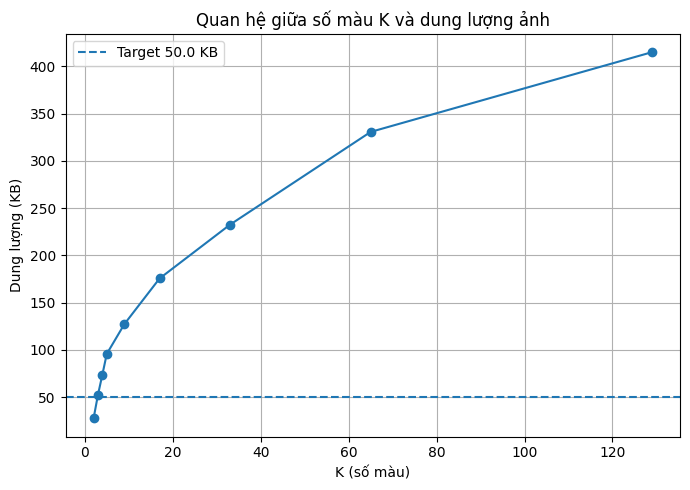
#> input picture quanheKvsdungluong.png, 690 x 490 px
$ python main.py --input quanheKvsdungluong.png --output out.png --target_kb 1.0
#> lines starting #> are read from the running program, lines starting #| are printed output that depends on the picture

import argparse
import os
import tempfile
import numpy as np
from PIL import Image
from sklearn.cluster import KMeans


# ==========================
# 1. ĐỌC ẢNH
# ==========================

def read_image_as_array(path: str) -> np.ndarray:
#> called with path = 'quanheKvsdungluong.png'
    if not os.path.exists(path):
        raise FileNotFoundError(f"File không tồn tại: {path}")

    try:
        img = Image.open(path)
#> img is the input picture: PIL image 690x490 RGBA; mean R, G, B, A 247, 247.8, 248.3, 255
        if img.mode != "RGB":
            img = img.convert("RGB")
#> img: PIL image 690x490 RGB
        return np.array(img)
    except Exception as e:
        raise ValueError(f"Không thể đọc ảnh: {e}")


# ==========================
# 2. K-MEANS QUANTIZATION
# ==========================

def quantize_image_kmeans(image_array: np.ndarray, k: int) -> np.ndarray:
    h, w, c = image_array.shape
    pixels = image_array.reshape(-1, 3)

    kmeans = KMeans(n_clusters=k, random_state=42, n_init="auto")
    kmeans.fit(pixels)

    palette = kmeans.cluster_centers_.astype(np.uint8)
    labels = kmeans.labels_

    quantized_pixels = palette[labels]
    return quantized_pixels.reshape(h, w, c)


# ==========================
# 3. LƯU PNG-8 (INDEXED)
# ==========================

def save_indexed_png_from_array(image_array: np.ndarray, path: str, k: int) -> None:
    img_pil = Image.fromarray(image_array.astype(np.uint8))
    img_pil = img_pil.convert("P", palette=Image.Palette.ADAPTIVE, colors=k)
    img_pil.save(path, optimize=True)


def get_file_size_kb(path: str) -> float:
    return os.path.getsize(path) / 1024.0


# ==========================
# 4. TÌM K TỐI ƯU (BINARY SEARCH)
# ==========================

def find_optimal_k(image_array, target_kb, min_k=2, max_k=256, max_iter=20):
#> called with target_kb = 1, min_k = 2, max_k = 256, max_iter = 20
    best_k = min_k
    best_diff = float("inf")
    best_size = float("inf")

    lo, hi = min_k, max_k

    with tempfile.TemporaryDirectory() as tmpdir:
        iteration = 0

        while hi - lo > 2 and iteration < max_iter:
            iteration += 1
            mid_k = (lo + hi) // 2

            quantized = quantize_image_kmeans(image_array, mid_k)
            temp_path = os.path.join(tmpdir, f"temp_{mid_k}.png")
            save_indexed_png_from_array(quantized, temp_path, mid_k)
            size_kb = get_file_size_kb(temp_path)
            diff = abs(size_kb - target_kb)

            if diff < best_diff:
                best_diff = diff
                best_k = mid_k
                best_size = size_kb

            if size_kb > target_kb:
                hi = mid_k - 1
            else:
                lo = mid_k + 1
#> after the loop, best_diff = 3.99; best_k = 5; best_size = 4.99; iteration = 6

        for k in range(lo, hi + 1):
            quantized = quantize_image_kmeans(image_array, k)
            temp_path = os.path.join(tmpdir, f"temp_{k}.png")
            save_indexed_png_from_array(quantized, temp_path, k)
            size_kb = get_file_size_kb(temp_path)
            diff = abs(size_kb - target_kb)

            if diff < best_diff:
                best_diff = diff
                best_k = k
                best_size = size_kb
#> this loop made 3 passes
#> (size_kb, diff, best_diff, best_size) on pass 1: (2.73, 1.73, 1.73, 2.73)
#> (size_kb, diff) on passes 2 to 3: (3.68, 2.68), (4.21, 3.21)
#> pass 1, in find_optimal_k, `quantized = quantize_image_kmeans(image_array, k)`:
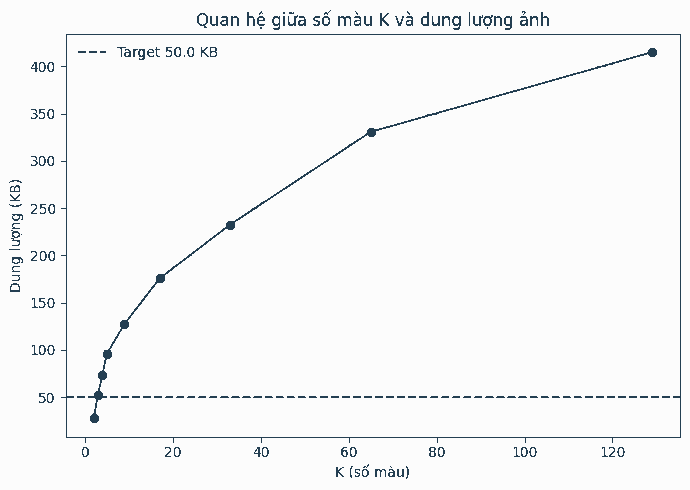
#> quantized: shape (490, 690, 3); mean R, G, B 246.7, 247.3, 247.8
#> after the loop, best_diff = 1.73; best_k = 2; best_size = 2.73

    return best_k, best_size


# ==========================
# 5. MAIN FUNCTION
# ==========================

def main():
    parser = argparse.ArgumentParser(description="Nén ảnh bằng Color Quantization K-means (không visualization).")
    parser.add_argument("--input", required=True, help="Đường dẫn ảnh đầu vào")
    parser.add_argument("--output", required=True, help="Đường dẫn ảnh đầu ra")
    parser.add_argument("--target_kb", type=float, required=True, help="Dung lượng mục tiêu (KB)")

    args = parser.parse_args()

    print(f"📂 Đang đọc ảnh: {args.input}")
    img_array = read_image_as_array(args.input)

    # Tính dung lượng ảnh gốc
    with tempfile.NamedTemporaryFile(suffix=".png", delete=False) as tmp:
        Image.fromarray(img_array).save(tmp.name)
        original_size_kb = get_file_size_kb(tmp.name)
    os.unlink(tmp.name)

    print(f"📊 Dung lượng ảnh gốc: {original_size_kb:.2f} KB")
    print(f"🎯 Target: {args.target_kb:.2f} KB")

    # Tìm K tối ưu
    optimal_k, estimated_size = find_optimal_k(img_array, args.target_kb)
#> optimal_k = 2; estimated_size = 2.73
    print(f"✅ K tối ưu tìm được: {optimal_k} (ước lượng size {estimated_size:.2f} KB)")
#| ✅ K tối ưu tìm được: 2 (ước lượng size 2.73 KB)

    # Quantize ảnh với K tối ưu
    final_img = quantize_image_kmeans(img_array, optimal_k)

    # Lưu PNG-8 output
    save_indexed_png_from_array(final_img, args.output, optimal_k)
    final_size = get_file_size_kb(args.output)

    print("📦 Xuất ảnh thành công!")
    print(f"📁 File đầu ra: {args.output}")
    print(f"📉 Dung lượng sau nén: {final_size:.2f} KB")
    print(f"⚖️ Tỷ lệ nén: {(1 - final_size / original_size_kb) * 100:.1f}%")


if __name__ == "__main__":
    main()

$ run again, on sosanhvoiKkhacnhau.png
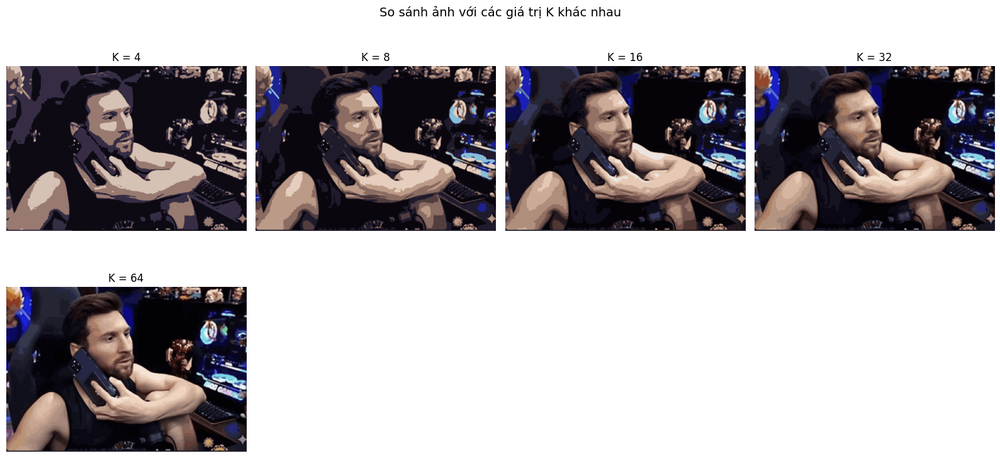
#> input picture sosanhvoiKkhacnhau.png, 1000 x 458 px, shrunk from 1589 x 728 before the run
#> in read_image_as_array, img is the input picture: PIL image 1000x458 RGBA; mean R, G, B, A 173, 168.5, 171.3, 255
#> img: PIL image 1000x458 RGB
#> after the loop in find_optimal_k, `while hi - lo > 2 and iteration < max_iter:`: best_diff = 19.54; best_k = 5; best_size = 20.54; iteration = 6
#> the loop in find_optimal_k, `for k in range(lo, hi + 1):` made 3 passes
#> (size_kb, diff, best_diff, best_size) on pass 1: (6.75, 5.75, 5.75, 6.75)
#> pass 1, in find_optimal_k, `quantized = quantize_image_kmeans(image_array, k)`:
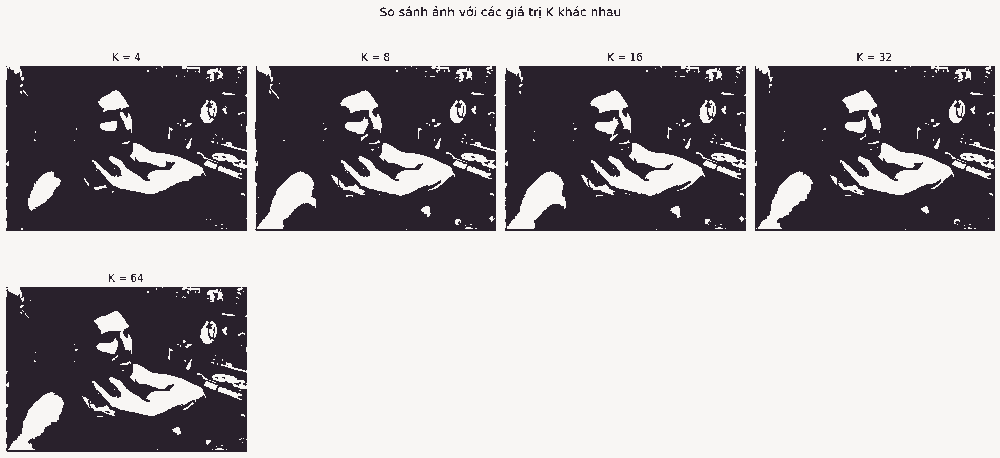
#> quantized: shape (458, 1000, 3); mean R, G, B 172.1, 167.9, 170.7
#> pass 3, in find_optimal_k, `quantized = quantize_image_kmeans(image_array, k)`:
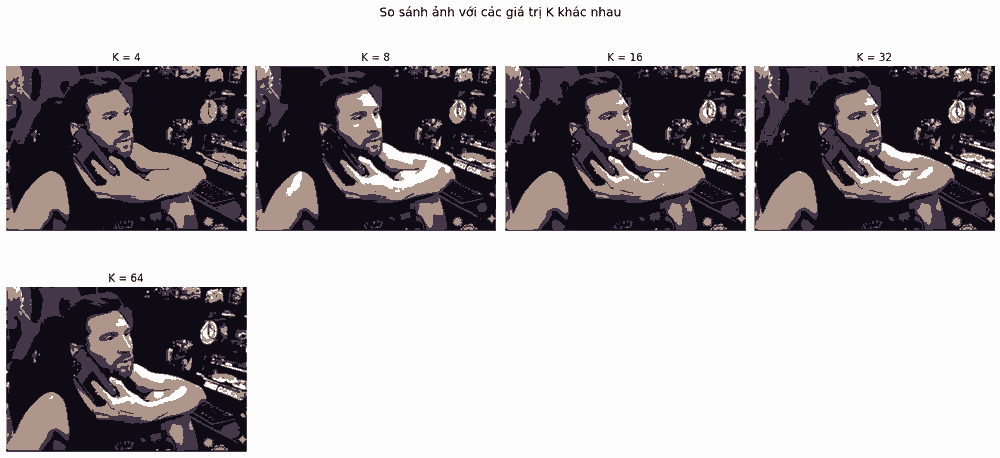
#> quantized: shape (458, 1000, 3); mean R, G, B 172.6, 167.8, 170.6
#> after the loop in find_optimal_k, `for k in range(lo, hi + 1):`: best_diff = 5.75; best_k = 2; best_size = 6.75
#> optimal_k = 2; estimated_size = 6.75
#| ✅ K tối ưu tìm được: 2 (ước lượng size 6.75 KB)
